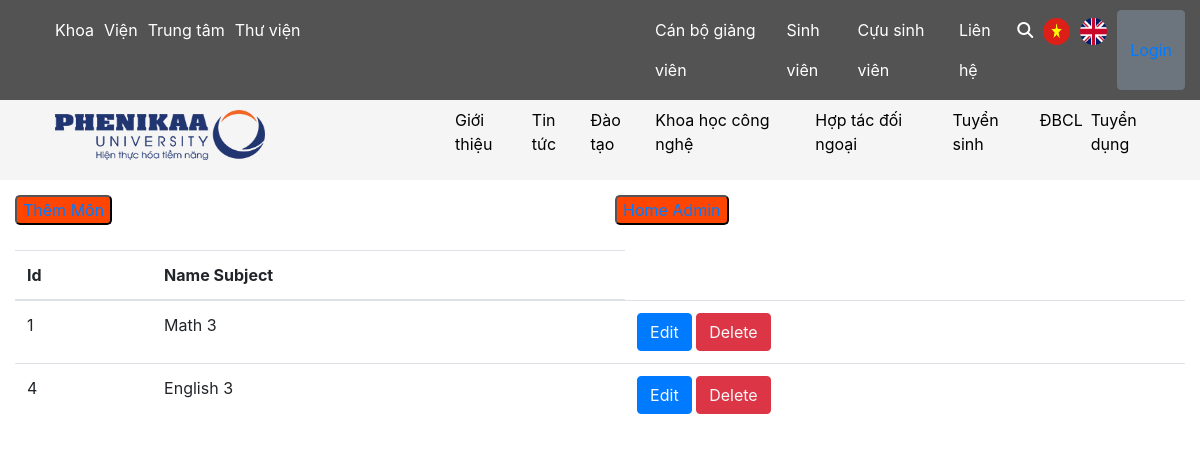
The app's page /subject.php, older data.
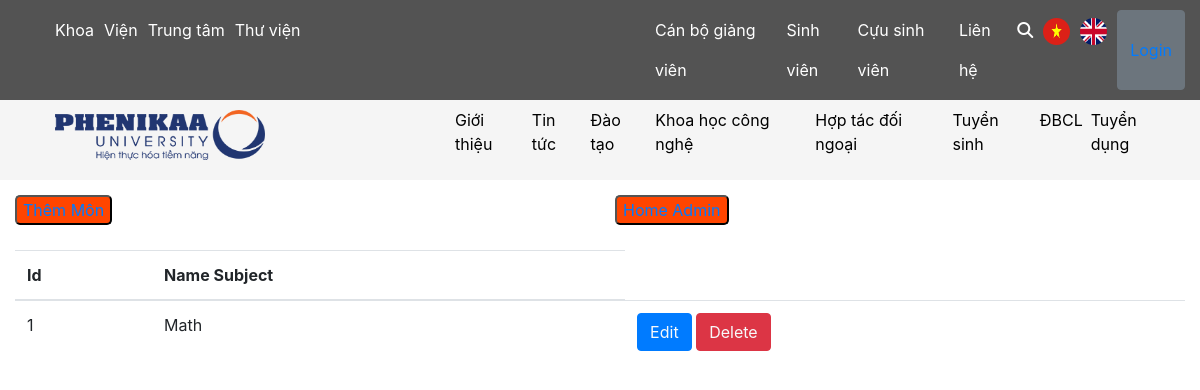
The same page, newer data.
### tables this page shows
CREATE TABLE `subjects` (
  `id` int(11) NOT NULL,
  `nameSubject` varchar(255) DEFAULT NULL
);

### subject.php (the view, shortened to what this page needs)
<!DOCTYPE html>
<html lang="en">
<head>
    <link rel="stylesheet" href="https://maxcdn.bootstrapcdn.com/bootstrap/4.5.2/css/bootstrap.min.css"/>
    <link rel="stylesheet" href="./style/style.css">
</head>
<body>
    <?php
        include('./header/header.php');
    ?>
    <div class="container-fluid">
        <div class="row">
            <div class="col-md-6">
                <button class="addAccount">
                    <a href="createSubject.php" class="text-decoration-none">Thêm Môn</a>
                </button>
            </div>
            <div class="col-md-6">
                <button class="addAccount">
                    <a href="admin.php" class="text-decoration-none">Home Admin</a>
                </button>
            </div>
        </div>
<table class="table">
    <thead>
        <tr>
        <th scope="col">Id</th>
        <th scope="col">Name Subject</th>
        </tr>
    </thead>
    <tbody>
        <?php
            include('connect.php');
            $sql = "SELECT * FROM `subjects`";
            $result = mysqli_query($conn,$sql);
            if($result){
               while( $row = mysqli_fetch_assoc($result)){
                   $id = $row['id'];
                   $name = $row['nameSubject'];
                   echo '<tr>
                        <td>'.$id.'</td>
                        <td>'.$name.'</td>
                        <td>
                        <button class="btn btn-primary"><a href="updateSubject.php ? updateid='.$id.'" class="text-light">Edit</a></button>
                        <button class="btn btn-danger"><a href="deleteSubject.php ? deleteid='.$id.' " class="text-light">Delete</a></button>
                    </td>
                   </tr>';
               }
            }
        ?>
    </tbody>
</table>
    </div>
</body>
</html>

### header/header.php (shortened to what this page needs)
<div class="container-fluid">
    <div class="row header-top">
        <div class="col-md-6 header-left">
            <ul class="header-menuLeft">
                <li>
                    <a href="" class="menuLeftItem">Khoa</a>
                </li>
                <li>
                    <a href="#" class="menuLeftItem">Viện</a>
                </li>
                <li>
                    <a href="#" class="menuLeftItem">Trung tâm</a>
                </li>
                <li>
                    <a href="#" class="menuLeftItem">Thư viện</a>
                </li>
            </ul>
        </div>
        <div class="col-md-6 header-right">
            <ul class="header-menuRight">
                <li><a href="#" class="menuRightItem">Cán bộ giảng viên</a></li>
                <li>
                    <a href="#" class="menuRightItem"> Sinh viên</a>
                </li>
                <li><a href="#" class="menuRightItem">Cựu sinh viên</a></li>
                <li><a href="#" class="menuRightItem">Liên hệ</a></li>
                <li><a href="#" class="menuRightItem"><i class="fas fa-search"></i></a></li>
                <li><a href="#" class="menuRightItem"><img src="./images/vn.jpg" class="language"></a></li>
                <li><a href="#" class="menuRightItem"><img src="./images/en.png" class="language"></a></li>
                <button type="button" class="btn btn-secondary"><a href="login.php">
                    ?></a></button>
            </ul>
        </div>
    </div>
    <div class="row header-down">
        <div class="col-md-4">
            <a href="#">
                <img src="./images/logo.png" class="logo">
            </a>
        </div>
        <div class="col-md-8 menuHeader-down">
            <ul class="menuRight-down">
                <li>
                    <a href="#">Giới thiệu</a>
                </li>
                <li>
                    <a href="news.php">Tin tức</a>
                </li>
                <li>
                    <a href="#">Đào tạo</a>
                </li>
                <li>
                    <a href="#" >Khoa học công nghệ</a>
                </li>
                <li>
                    <a href="#">Hợp tác đối ngoại</a>
                </li>
                <li>
                    <a href="#">Tuyển sinh</a>
                </li>
                <li>
                    <a href="#">ĐBCL</a>
                </li>
                <li><a href="#">Tuyển dụng</a></li>
            </ul>
        </div>
    </div>
</div>

### style/style.css (style rules this page uses)
.header-top { background-color: rgb(83, 83, 83); }
ul li { list-style-type: none; }
.header-menuLeft { position: relative; line-height: 40px; display: flex; margin-top: 10px; margin-bottom: 10px; }
.header-menuLeft > li > a { text-decoration: none; }
.header-menuLeft > li { display: inline-block; position: relative; line-height: 40px; }
.menuLeftItem { margin-right: 10px; position: relative; display: inline-block; color: white; }
.header-menuRight { position: relative; line-height: 40px; display: flex; margin-top: 10px; margin-bottom: 10px; }
.header-menuRight > li > a { text-decoration: none; }
.menuRightItem { margin-right: 10px; position: relative; display: inline-block; color: white; }
.language { height: 27px; width: 27px; border-radius: 15px; }
.header-down { height: 80px; background-color: whitesmoke; }
.logo { width: 250px; height: 50px; padding-left: 40px; margin-top: 10px; margin-bottom: 10px; }
.menuHeader-down { align-self: center; }
.menuRight-down { display: flex; }
.menuRight-down > li > a { text-decoration: none; margin-right: 8px; color: black; }
.addAccount { background-color: orangered; border-radius: 5px; margin-top: 15px; margin-bottom: 25px; }

Row changes from the older to the newer data that the page shows:
removed subjects: id "4", nameSubject "English 3"
changed subjects id 1: nameSubject "Math 3" → "Math"
